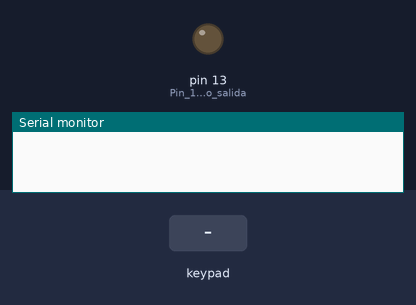
This sketch was run on a simulated Arduino Uno, built with avr-gcc and run on an emulated ATmega328P. Shown: output pins drawn as LEDs (lit = HIGH), the last lines printed to the serial monitor. The test bench sets the inputs (shaded band).

Above: at 1.2 s.
1.3 s: keypad keys 2 2 2 2 pressed 0.4 s apart
At 3.2 s:
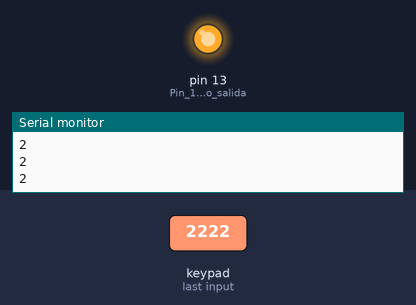
12.4 s: keypad keys 2 2 2 2 * pressed 0.4 s apart
At 14.2 s:
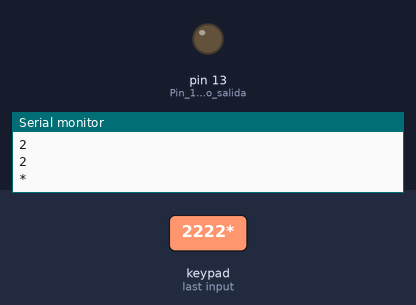
Timing chart, 0 to 15.7 s (numbered marks = the images above; inputs shaded):
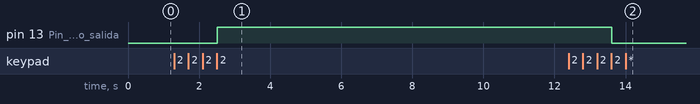

The sketch:

Teclado.ino
```cpp
#include <Keypad.h> //llama a la librería Keypad.h

char contrasena[]="2222";  //aquí escribimos la contraseña de 4 dígitos
char codigo[4];            //Cadena donde se guardaran los caracteres de las teclas presionadas
int cont=0;          //variable que se incrementara al presionar las teclas

const byte ROWS = 4; //Numero de filas del teclado que se esta usando
const byte COLS = 4; //Numero de columnas del teclado que se esta usando

char hexaKeys[ROWS][COLS] =  //Aquí pondremos la disposición de los caracteres tal cual están en nuestro teclado
{
  {'1','2','3','A'},
  {'4','5','6','B'},
  {'7','8','9','C'},
  {'*','0','#','D'}
};

byte rowPins[ROWS] = {9, 8, 7, 6}; //Seleccionamos los pines en el arduino donde iran conectadas las filas
byte colPins[COLS] = {5, 4, 3, 2}; //Seleccionamos los pines en el arduino donde iran conectadas las filas

Keypad customKeypad = Keypad(makeKeymap(hexaKeys), rowPins, colPins, ROWS, COLS); //inicializa el teclado

void setup()
{
  pinMode(13, OUTPUT); //Pin 13 como salida
  Serial.begin(9600); //inicializar puerto serie
}

void loop()
{
  char customKey = customKeypad.getKey(); //se guarda en la variable customKey el caracter de la tecla presionada
  if (customKey != NO_KEY)         //se evalúa si se presionó una tecla
  {
    codigo[cont]=customKey;          //se guarda caracter por caracter en el arreglo codigo[]
    Serial.println(codigo[cont]);    //se imprime en el puerto serie la tecla presionada
    cont=cont+1;              //incrementamos la variable cont
    if(cont==4)          //si ya fueron presionadas 4 teclas se evalúa si la contraseña es correcta
    {
      if(codigo[0]==contrasena[0]&&codigo[1]==contrasena[1]&&codigo[2]==contrasena[2]&&codigo[3]==contrasena[3])
      {
        digitalWrite(13,!digitalRead(13));        //si la contraseña fué correcta se enciende o se apaga el led del pin13
      }
      cont=0;  //resetear a 0 la variable cont
    }
  }
}
```

Measured:
- after the input at 1.3 s, pin 13 (Pin_13_como_salida): LOW → HIGH after 1.2 s
- after the input at 12.4 s, pin 13 (Pin_13_como_salida): HIGH → LOW after 1.2 s
